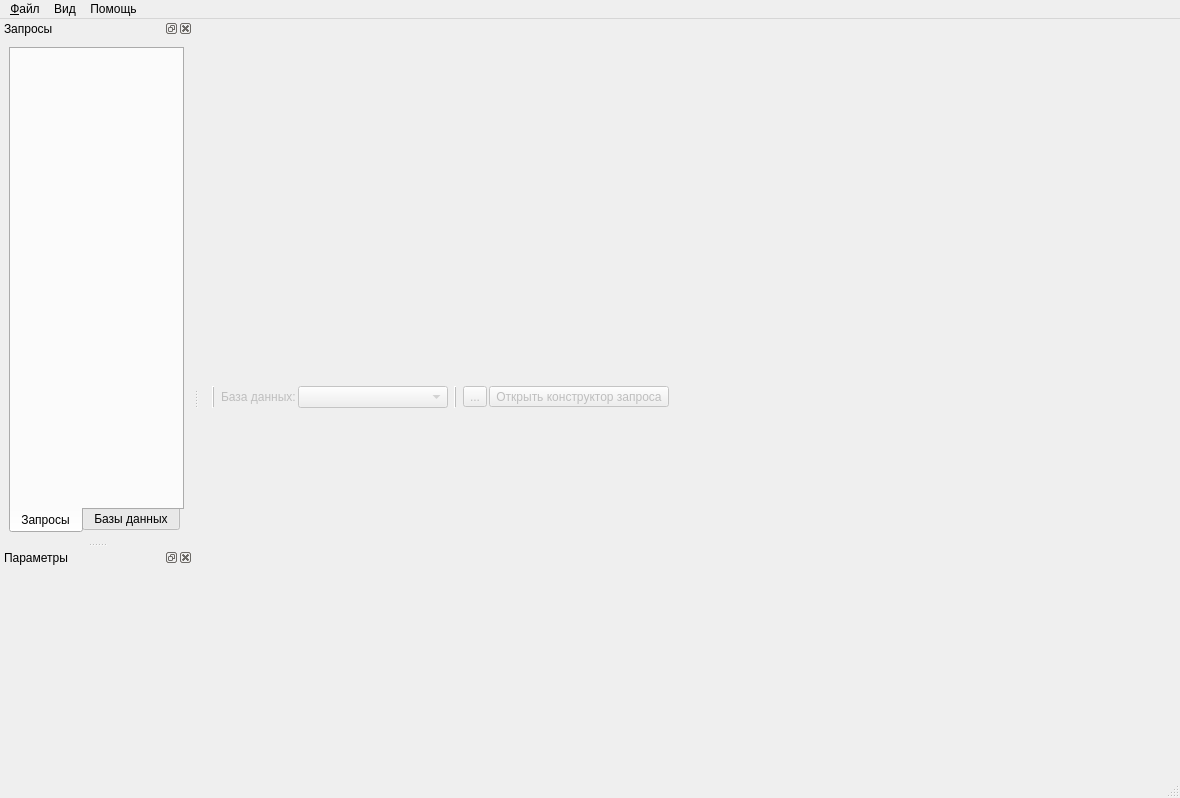
<?xml version="1.0" encoding="UTF-8"?>
<ui version="4.0">
 <class>MainWindow</class>
 <widget class="QMainWindow" name="MainWindow">
  <property name="geometry">
   <rect>
    <x>0</x>
    <y>0</y>
    <width>1180</width>
    <height>798</height>
   </rect>
  </property>
  <property name="windowTitle">
   <string>Консоль запросов</string>
  </property>
  <widget class="QWidget" name="centralwidget">
   <property name="enabled">
    <bool>false</bool>
   </property>
   <layout class="QGridLayout" name="gridLayout">
    <item row="1" column="0">
     <layout class="QVBoxLayout" name="verticalLayout"/>
    </item>
    <item row="0" column="0">
     <layout class="QHBoxLayout" name="horizontalLayout">
      <property name="spacing">
       <number>2</number>
      </property>
      <item>
       <widget class="QLabel" name="label">
        <property name="maximumSize">
         <size>
          <width>16777215</width>
          <height>16777215</height>
         </size>
        </property>
        <property name="frameShape">
         <enum>QFrame::VLine</enum>
        </property>
        <property name="frameShadow">
         <enum>QFrame::Raised</enum>
        </property>
        <property name="text">
         <string/>
        </property>
       </widget>
      </item>
      <item>
       <widget class="QLabel" name="label_2">
        <property name="text">
         <string>База данных:</string>
        </property>
       </widget>
      </item>
      <item>
       <widget class="QComboBox" name="cmbDatabases">
        <property name="minimumSize">
         <size>
          <width>150</width>
          <height>0</height>
         </size>
        </property>
       </widget>
      </item>
      <item>
       <widget class="QLabel" name="label_3">
        <property name="frameShape">
         <enum>QFrame::VLine</enum>
        </property>
        <property name="frameShadow">
         <enum>QFrame::Raised</enum>
        </property>
        <property name="text">
         <string/>
        </property>
       </widget>
      </item>
      <item>
       <widget class="QToolButton" name="btnSave">
        <property name="text">
         <string>...</string>
        </property>
        <property name="icon">
         <iconset resource="resurses.qrc">
          <normaloff>:/img/save.png</normaloff>:/img/save.png</iconset>
        </property>
       </widget>
      </item>
      <item>
       <widget class="QToolButton" name="btnOpenQueryBuilder">
        <property name="text">
         <string>Открыть конструктор запроса</string>
        </property>
        <property name="icon">
         <iconset resource="resurses.qrc">
          <normaloff>:/img/query_builder.png</normaloff>:/img/query_builder.png</iconset>
        </property>
       </widget>
      </item>
      <item>
       <spacer name="horizontalSpacer">
        <property name="orientation">
         <enum>Qt::Horizontal</enum>
        </property>
        <property name="sizeHint" stdset="0">
         <size>
          <width>40</width>
          <height>20</height>
         </size>
        </property>
       </spacer>
      </item>
     </layout>
    </item>
   </layout>
  </widget>
  <widget class="QMenuBar" name="menubar">
   <property name="geometry">
    <rect>
     <x>0</x>
     <y>0</y>
     <width>1180</width>
     <height>21</height>
    </rect>
   </property>
   <widget class="QMenu" name="menu">
    <property name="title">
     <string>&amp;Файл</string>
    </property>
    <addaction name="mnuOpen"/>
    <addaction name="mnuOpenDatabase"/>
    <addaction name="mnuClose"/>
   </widget>
   <widget class="QMenu" name="menu_2">
    <property name="title">
     <string>Вид</string>
    </property>
   </widget>
   <widget class="QMenu" name="menu_3">
    <property name="title">
     <string>Помощь</string>
    </property>
   </widget>
   <addaction name="menu"/>
   <addaction name="menu_2"/>
   <addaction name="menu_3"/>
  </widget>
  <widget class="QStatusBar" name="statusbar"/>
  <widget class="QDockWidget" name="dockWidget">
   <property name="windowTitle">
    <string>Запросы</string>
   </property>
   <attribute name="dockWidgetArea">
    <number>1</number>
   </attribute>
   <widget class="QWidget" name="dockWidgetContents">
    <layout class="QGridLayout" name="gridLayout_2">
     <item row="0" column="0">
      <layout class="QVBoxLayout" name="dockVerticalLayout">
       <item>
        <widget class="QTabWidget" name="tabWidget">
         <property name="tabPosition">
          <enum>QTabWidget::South</enum>
         </property>
         <property name="tabShape">
          <enum>QTabWidget::Rounded</enum>
         </property>
         <property name="currentIndex">
          <number>0</number>
         </property>
         <widget class="QWidget" name="tabQueryas">
          <attribute name="title">
           <string>Запросы</string>
          </attribute>
          <layout class="QGridLayout" name="gridLayout_3">
           <item row="0" column="0">
            <layout class="QVBoxLayout" name="layoutQuerias"/>
           </item>
          </layout>
         </widget>
         <widget class="QWidget" name="tabDatabases">
          <attribute name="title">
           <string>Базы данных</string>
          </attribute>
          <layout class="QGridLayout" name="gridLayout_4">
           <item row="0" column="0">
            <layout class="QVBoxLayout" name="layoutDatabases"/>
           </item>
          </layout>
         </widget>
        </widget>
       </item>
      </layout>
     </item>
    </layout>
   </widget>
  </widget>
  <widget class="QDockWidget" name="dockWidgetParam">
   <property name="windowTitle">
    <string>Параметры</string>
   </property>
   <attribute name="dockWidgetArea">
    <number>1</number>
   </attribute>
   <widget class="QWidget" name="dockWidgetContents_2">
    <layout class="QGridLayout" name="gridLayout_5">
     <item row="0" column="0">
      <layout class="QVBoxLayout" name="verticalLayoutParam"/>
     </item>
    </layout>
   </widget>
  </widget>
  <action name="mnuOpen">
   <property name="icon">
    <iconset resource="resurses.qrc">
     <normaloff>:/img/addGroup_24.png</normaloff>:/img/addGroup_24.png</iconset>
   </property>
   <property name="text">
    <string>&amp;Отркыть</string>
   </property>
  </action>
  <action name="mnuClose">
   <property name="text">
    <string>&amp;Закрыть</string>
   </property>
  </action>
  <action name="mnuOpenDatabase">
   <property name="text">
    <string>Открыть базу данных</string>
   </property>
  </action>
 </widget>
 <resources>
  <include location="resurses.qrc"/>
 </resources>
 <connections/>
</ui>
